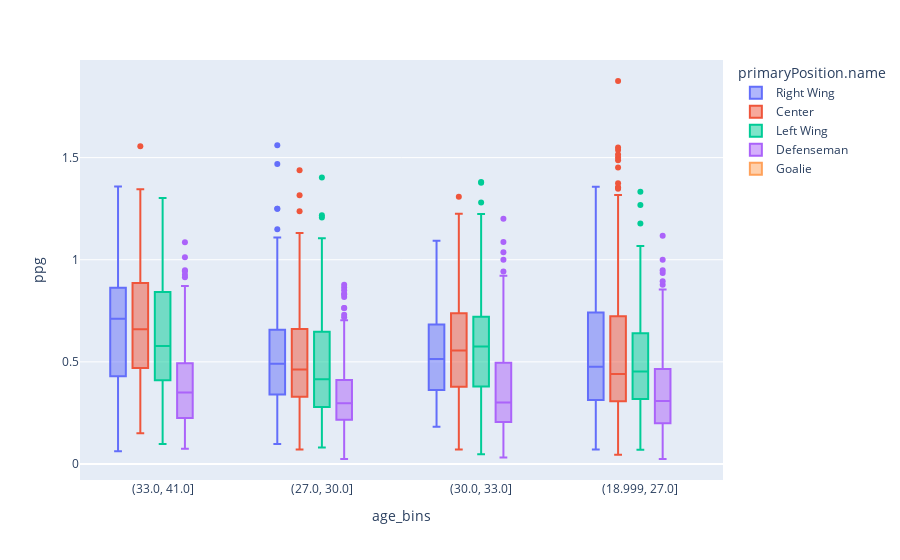

The notebook cell this image was saved under:
### Code cell
px.box(df_20, x='age_bins', y='ppg', color='primaryPosition.name')

### Figure 1 — Plotly figure (JSON) as saved in the notebook; plotly's stock layout.template omitted (floating-point values rounded to 4 significant figures; data arrays with more than 128 entries replaced by an {"elided": "..."} marker saying what was removed)
{"data": [{"alignmentgroup": "True", "hovertemplate": "primaryPosition.name=Right Wing<br>age_bins=%{x}<br>ppg=%{y}<extra></extra>", "legendgroup": "Right Wing", "marker": {"color": "#636efa"}, "name": "Right Wing", "notched": false, "offsetgroup": "Right Wing", "orientation": "v", "showlegend": true, "type": "box", "x": {"elided": "548 str values"}, "x0": " ", "xaxis": "x", "y": {"elided": "548 float values"}, "y0": " ", "yaxis": "y"}, {"alignmentgroup": "True", "hovertemplate": "primaryPosition.name=Center<br>age_bins=%{x}<br>ppg=%{y}<extra></extra>", "legendgroup": "Center", "marker": {"color": "#EF553B"}, "name": "Center", "notched": false, "offsetgroup": "Center", "orientation": "v", "showlegend": true, "type": "box", "x": {"elided": "1132 str values"}, "x0": " ", "xaxis": "x", "y": {"elided": "1132 float values"}, "y0": " ", "yaxis": "y"}, {"alignmentgroup": "True", "hovertemplate": "primaryPosition.name=Left Wing<br>age_bins=%{x}<br>ppg=%{y}<extra></extra>", "legendgroup": "Left Wing", "marker": {"color": "#00cc96"}, "name": "Left Wing", "notched": false, "offsetgroup": "Left Wing", "orientation": "v", "showlegend": true, "type": "box", "x": {"elided": "662 str values"}, "x0": " ", "xaxis": "x", "y": {"elided": "662 float values"}, "y0": " ", "yaxis": "y"}, {"alignmentgroup": "True", "hovertemplate": "primaryPosition.name=Defenseman<br>age_bins=%{x}<br>ppg=%{y}<extra></extra>", "legendgroup": "Defenseman", "marker": {"color": "#ab63fa"}, "name": "Defenseman", "notched": false, "offsetgroup": "Defenseman", "orientation": "v", "showlegend": true, "type": "box", "x": {"elided": "1265 str values"}, "x0": " ", "xaxis": "x", "y": {"elided": "1265 float values"}, "y0": " ", "yaxis": "y"}, {"alignmentgroup": "True", "hovertemplate": "primaryPosition.name=Goalie<br>age_bins=%{x}<br>ppg=%{y}<extra></extra>", "legendgroup": "Goalie", "marker": {"color": "#FFA15A"}, "name": "Goalie", "notched": false, "offsetgroup": "Goalie", "orientation": "v", "showlegend": true, "type": "box", "x": {"elided": "288 str values"}, "x0": " ", "xaxis": "x", "y": {"elided": "288 null values"}, "y0": " ", "yaxis": "y"}], "layout": {"autosize": true, "boxmode": "group", "legend": {"title": {"text": "primaryPosition.name"}, "tracegroupgap": 0}, "margin": {"t": 60}, "xaxis": {"anchor": "y", "autorange": true, "domain": [0, 1], "range": [-0.5147, 3.515], "title": {"text": "age_bins"}, "type": "category"}, "yaxis": {"anchor": "x", "autorange": true, "domain": [0, 1], "range": [-0.07842, 1.978], "title": {"text": "ppg"}, "type": "linear"}}}
